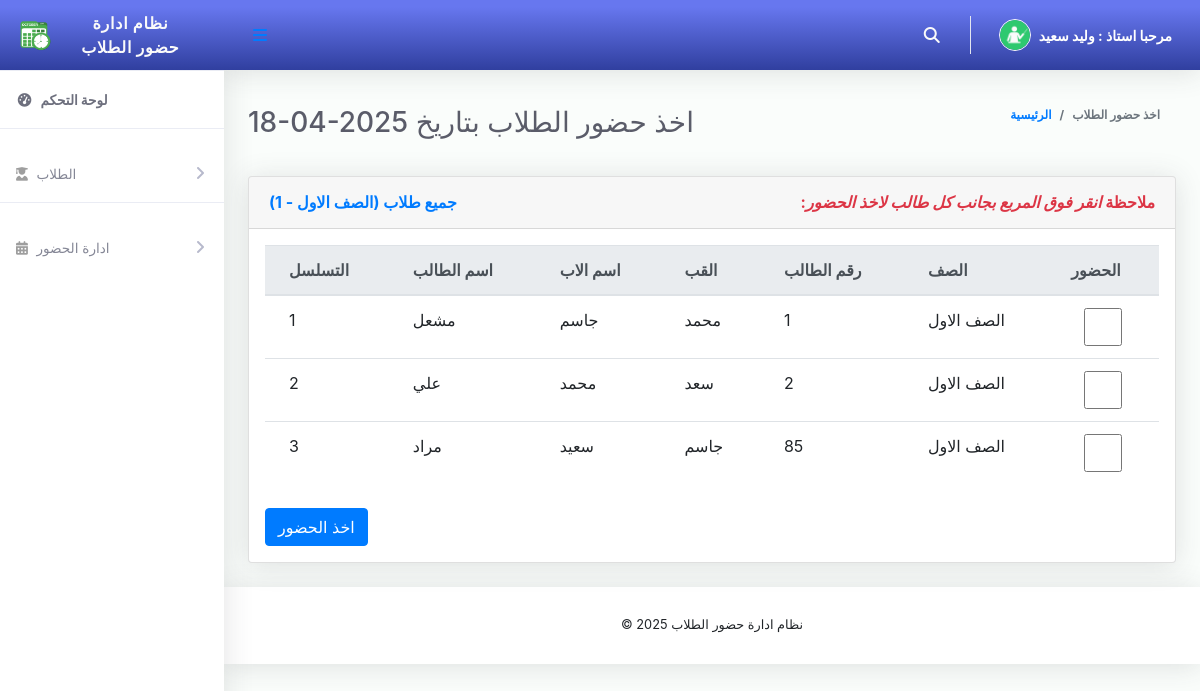
/ClassTeacher/takeAttendance.php (signed in), run on the app's committed database.
### tables this page shows
CREATE TABLE `tblclassteacher` (
  `Id` int(10) NOT NULL,
  `firstName` varchar(255) NOT NULL,
  `lastName` varchar(255) NOT NULL,
  `emailAddress` varchar(255) NOT NULL,
  `password` varchar(255) NOT NULL,
  `phoneNo` varchar(50) NOT NULL,
  `classId` varchar(10) NOT NULL,
  `classArmId` varchar(10) NOT NULL,
  `dateCreated` varchar(50) NOT NULL
);

CREATE TABLE `tblclassarms` (
  `Id` int(10) NOT NULL,
  `classId` varchar(10) NOT NULL,
  `classArmName` varchar(255) NOT NULL,
  `isAssigned` varchar(10) NOT NULL
);

CREATE TABLE `tblclass` (
  `Id` int(10) NOT NULL,
  `className` varchar(255) NOT NULL
);

CREATE TABLE `tblstudents` (
  `Id` int(10) NOT NULL,
  `firstName` varchar(255) NOT NULL,
  `lastName` varchar(255) NOT NULL,
  `otherName` varchar(255) NOT NULL,
  `admissionNumber` varchar(255) NOT NULL,
  `password` varchar(50) NOT NULL,
  `classId` varchar(10) NOT NULL,
  `classArmId` varchar(10) NOT NULL,
  `dateCreated` varchar(50) NOT NULL
);

### ClassTeacher/takeAttendance.php (the view, shortened to what this page needs)
<?php
include '../Includes/dbcon.php';
    $query = "SELECT tblclass.className,tblclassarms.classArmName
    FROM tblclassteacher
    INNER JOIN tblclass ON tblclass.Id = tblclassteacher.classId
    INNER JOIN tblclassarms ON tblclassarms.Id = tblclassteacher.classArmId
    Where tblclassteacher.Id = '$_SESSION[userId]'";
    $rs = $conn->query($query);
    $rrw = $rs->fetch_assoc();
?>
<!DOCTYPE html>
<html lang="en">
<head>
  <link href="../vendor/fontawesome-free/css/all.min.css" rel="stylesheet" type="text/css">
  <link href="../vendor/bootstrap/css/bootstrap.min.css" rel="stylesheet" type="text/css">
  <link href="css/ruang-admin.min.css" rel="stylesheet">
</head>
<body id="page-top">
  <div id="wrapper">
      <?php include "Includes/sidebar.php";?>
    <div id="content-wrapper" class="d-flex flex-column">
      <div id="content">
       <?php include "Includes/topbar.php";?>
        <div class="container-fluid" id="container-wrapper">
          <div class="d-sm-flex align-items-center justify-content-between mb-4">
            <h1 class="h3 mb-0 text-gray-800"> <?php echo $todaysDate = date("d-m-Y");?> اخذ حضور الطلاب بتاريخ</h1>
            <ol class="breadcrumb">
              <li class="breadcrumb-item"><a href="./">الرئيسية</a></li>
              <li class="breadcrumb-item active" aria-current="page">اخذ حضور الطلاب</li>
            </ol>
          </div>
          <div class="row">
            <div class="col-lg-12">
        <form method="post">
            <div class="row">
              <div class="col-lg-12">
              <div class="card mb-4">
                <div class="card-header py-3 d-flex flex-row align-items-center justify-content-between">
                  <h6 class="m-0 font-weight-bold text-primary">جميع طلاب (<?php echo $rrw['className'].' - '.$rrw['classArmName'];?>)</h6>
                  <h6 class="m-0 font-weight-bold text-danger"> :ملاحظة  <i> انقر فوق المربع بجانب كل طالب  لاخذ الحضور </i></h6>
                </div>
                <div class="table-responsive p-3">
                  <table class="table align-items-center table-flush table-hover">
                    <thead class="thead-light">
                      <tr>
                        <th>التسلسل</th>
                        <th>اسم الطالب</th>
                        <th>اسم الاب</th>
                        <th>القب</th>
                        <th>رقم الطالب</th>
                        <th>الصف</th>
                        <th>الحضور</th>
                      </tr>
                    </thead>
                    <tbody>
                  <?php
                      $query = "SELECT tblstudents.Id,tblstudents.admissionNumber,tblclass.className,tblclass.Id As classId,tblclassarms.classArmName,tblclassarms.Id AS classArmId,tblstudents.firstName,
                      tblstudents.lastName,tblstudents.otherName,tblstudents.admissionNumber,tblstudents.dateCreated
                      FROM tblstudents
                      INNER JOIN tblclass ON tblclass.Id = tblstudents.classId
                      INNER JOIN tblclassarms ON tblclassarms.Id = tblstudents.classArmId
                      where tblstudents.classId = '$_SESSION[classId]' and tblstudents.classArmId = '$_SESSION[classArmId]'";
                      $rs = $conn->query($query);
                      $num = $rs->num_rows;
                      $sn=0;
                      if($num > 0)
                      {
                        while ($rows = $rs->fetch_assoc())
                          {
                             $sn = $sn + 1;
                            echo"
                              <tr>
                                <td>".$sn."</td>
                                <td>".$rows['firstName']."</td>
                                <td>".$rows['lastName']."</td>
                                <td>".$rows['otherName']."</td>
                                <td>".$rows['admissionNumber']."</td>
                                <td>".$rows['className']."</td>
                                <td><input name='check[]' type='checkbox' value=".$rows['admissionNumber']." class='form-control'></td>
                              </tr>";
                          }
                      }
                      else
                      {
                           echo
                           "<div class='alert alert-danger' role='alert'>
                            No Record Found!
                            </div>";
                      }
                      ?>
                    </tbody>
                  </table>
                  <br>
                  <button type="submit" name="save" class="btn btn-primary">اخذ الحضور</button>
                  </form>
                </div>
              </div>
            </div>
            </div>
          </div>
        </div>
       <?php include "Includes/footer.php";?>
</body>
</html>

### ClassTeacher/Includes/sidebar.php (shortened to what this page needs)
<ul class="navbar-nav sidebar sidebar-light accordion" id="accordionSidebar">
     <a class="sidebar-brand d-flex align-items-center bg-gradient-primary justify-content-center" href="index.php">
       <div class="sidebar-brand-icon" >
         <img src="img/ara.png">
       </div>
       <div class="sidebar-brand-text mx-3">نظام ادارة حضور الطلاب</div>
     </a>
     <hr class="sidebar-divider my-0">
     <li class="nav-item active">
       <a class="nav-link" href="index.php">
         <i class="fas fa-fw fa-tachometer-alt"></i>
         <span>لوحة التحكم</span></a>
     </li>
     <hr class="sidebar-divider">
      <li class="nav-item">
       <a class="nav-link collapsed" href="#" data-toggle="collapse" data-target="#collapseBootstrap2"
         aria-expanded="true" aria-controls="collapseBootstrap2">
         <i class="fas fa-user-graduate"></i>
         <span>الطلاب</span>
       </a>
     </li>
     <hr class="sidebar-divider">
      <li class="nav-item">
       <a class="nav-link collapsed" href="#" data-toggle="collapse" data-target="#collapseBootstrapcon"
         aria-expanded="true" aria-controls="collapseBootstrapcon">
         <i class="fa fa-calendar-alt"></i>
         <span>ادارة الحضور</span>
       </a>
     </li>
   </ul>

### ClassTeacher/Includes/topbar.php (shortened to what this page needs)
<?php
  $query = "SELECT * FROM tblclassteacher WHERE Id = ".$_SESSION['userId']."";
  $rs = $conn->query($query);
  $rows = $rs->fetch_assoc();
  $fullName = $rows['firstName']." ".$rows['lastName'];;
?>
<nav class="navbar navbar-expand navbar-light bg-gradient-primary topbar mb-4 static-top">
          <button id="sidebarToggleTop" class="btn btn-link rounded-circle mr-3">
            <i class="fa fa-bars"></i>
          </button>
          <ul class="navbar-nav ml-auto">
            <li class="nav-item dropdown no-arrow">
              <a class="nav-link dropdown-toggle" href="#" id="searchDropdown" role="button" data-toggle="dropdown"
                aria-haspopup="true" aria-expanded="false">
                <i class="fas fa-search fa-fw"></i>
              </a>
            </li>
            <li class="nav-item dropdown no-arrow">
              <a class="nav-link dropdown-toggle" href="#" id="userDropdown" role="button" data-toggle="dropdown"
                aria-haspopup="true" aria-expanded="false">
                <img class="img-profile rounded-circle" src="img/tecc.png" style="max-width: 60px">
                <span class="ml-2 d-none d-lg-inline text-white small"><b>مرحبا استاذ  :    <?php echo $fullName;?></b></span>
              </a>
            </li>
          </ul>
        </nav>

### ClassTeacher/Includes/footer.php
<footer class="sticky-footer bg-white">
        <div class="container my-auto">
          <div class="copyright text-center my-auto">
            <span> &copy; <script> document.write(new Date().getFullYear()); </script> نظام ادارة حضور الطلاب
            </span>
          </div>
        </div>
      </footer>

### data on the page
tblclassteacher: fullName "وليد سعيد"
tblclassarms: classId.className "الصف الاول", classArmName "1"
tblstudents: firstName "مشعل", lastName "جاسم", otherName "محمد", admissionNumber "1", classId.className "الصف الاول"
tblstudents: firstName "علي", lastName "محمد", otherName "سعد", admissionNumber "2", classId.className "الصف الاول"
tblstudents: firstName "مراد", lastName "سعيد", otherName "جاسم", admissionNumber "85", classId.className "الصف الاول"
